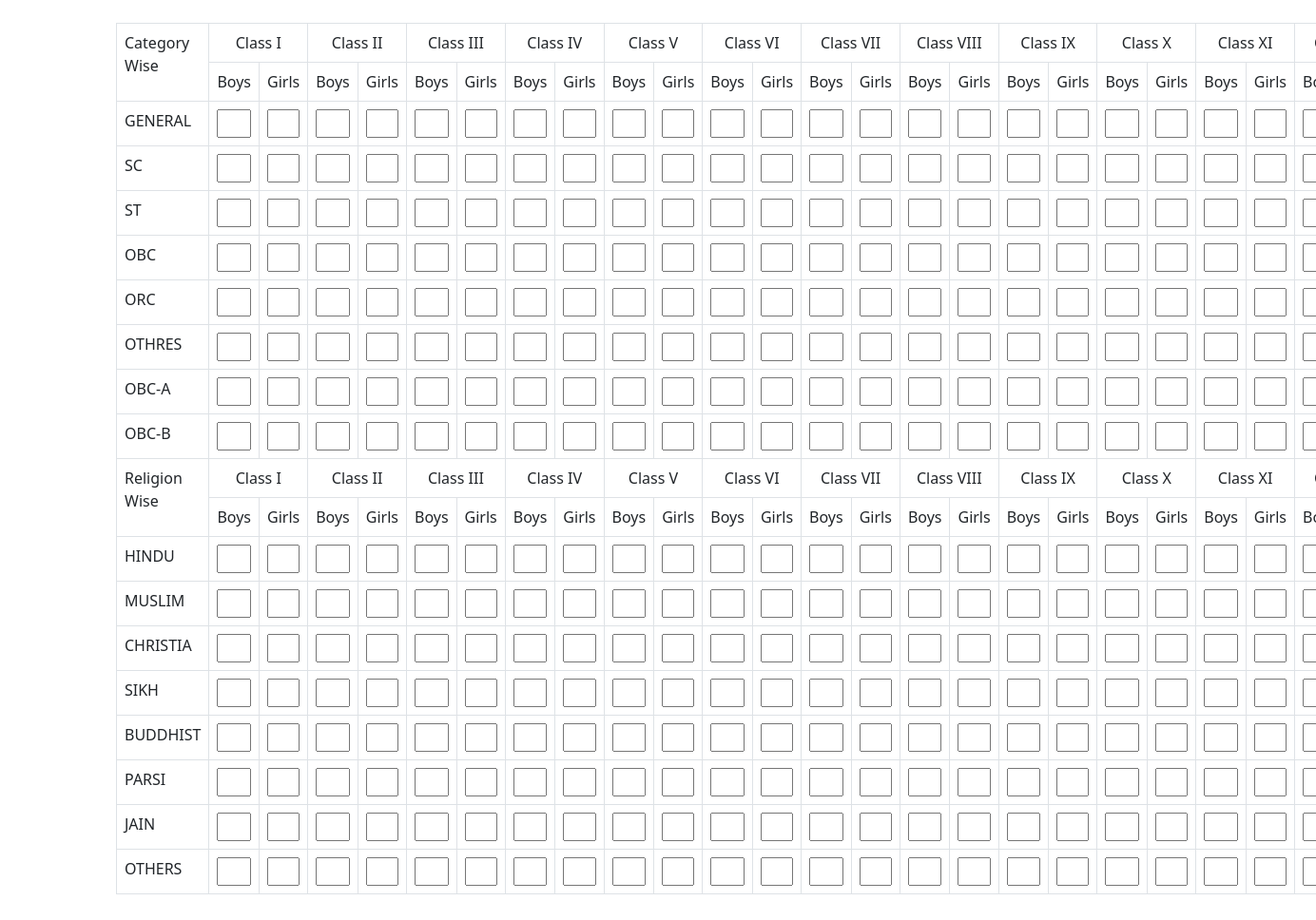
/entryfrom.php, run on the app's committed database.
### tables this page shows
CREATE TABLE `mst_category` (
  `category_code` int(11) NOT NULL,
  `description` varchar(255) NOT NULL
);

CREATE TABLE `mst_religion` (
  `religion_code` int(11) NOT NULL,
  `description` varchar(255) NOT NULL
);

### entryfrom.php (the view, shortened to what this page needs)
<?php
		$connection = mysqli_connect("localhost","root","");
	?>
<!DOCTYPE html>
<html lang="en">
<head>
    <link href="https://cdn.jsdelivr.net/npm/bootstrap@5.0.2/dist/css/bootstrap.min.css" rel="stylesheet">
</head>
<body>
<?php
 $schl_code=strval($_SESSION['sch_code']);
 $query = "select * from `student-info` where sch_code = '$schl_code'";
 $query_runnn = mysqli_query($connection,$query);
 $school_num=mysqli_num_rows($query_runnn);
?>
<div class="container">
    <form action="/School_Management_System/formAddData.php" method="POST" id="entryForm">
    <div class="row my-4">
        <table class="table table-bordered">
            <tr>
                <td rowspan="2">Category Wise</td>
                <td colspan="2" class="text-center"> Class I</td>
                <td colspan="2" class="text-center">Class II</td>
                <td colspan="2" class="text-center">Class III</td>
                <td colspan="2" class="text-center">Class IV</td>
                <td colspan="2" class="text-center">Class V</td>
                <td colspan="2" class="text-center">Class VI</td>
                <td colspan="2" class="text-center">Class VII</td>
                <td colspan="2" class="text-center">Class VIII</td>
                <td colspan="2" class="text-center">Class IX</td>
                <td colspan="2" class="text-center">Class X</td>
                <td colspan="2" class="text-center">Class XI</td>
                <td colspan="2" class="text-center">Class XII</td>
            </tr>
            <tr>
                <td>Boys</td>
                <td>Girls</td>
                <td>Boys</td>
                <td>Girls</td>
                <td>Boys</td>
                <td>Girls</td>
                <td>Boys</td>
                <td>Girls</td>
                <td>Boys</td>
                <td>Girls</td>
                <td>Boys</td>
                <td>Girls</td>
                <td>Boys</td>
                <td>Girls</td>
                <td>Boys</td>
                <td>Girls</td>
                <td>Boys</td>
                <td>Girls</td>
                <td>Boys</td>
                <td>Girls</td>
                <td>Boys</td>
                <td>Girls</td>
                <td>Boys</td>
            </tr>
            <?php
            if($school_num<=0){
            ?>
            <?php
				$query = "select * from mst_category";
				$query_run = mysqli_query($connection,$query);
                $x=0;
				while ($row = mysqli_fetch_assoc($query_run))
                {
                    $x++;
			?>
            <tr>
                <td><?php echo $row['description']?></td>
                <td> <input type="text" class="col-12" name=<?php echo "cls1b_".strval($x)?> > </td>
                <td> <input type="text" class="col-12" name=<?php echo "cls1g_".strval($x)?> > </td>
                <td> <input type="text" class="col-12" name=<?php echo "cls2b_".strval($x)?> > </td>
                <td> <input type="text" class="col-12" name=<?php echo "cls2g_".strval($x)?> > </td>
                <td> <input type="text" class="col-12" name=<?php echo "cls3b_".strval($x)?> > </td>
                <td> <input type="text" class="col-12" name=<?php echo "cls3g_".strval($x)?> > </td>
                <td> <input type="text" class="col-12" name=<?php echo "cls4b_".strval($x)?> > </td>
                <td> <input type="text" class="col-12" name=<?php echo "cls4g_".strval($x)?> > </td>
                <td> <input type="text" class="col-12" name=<?php echo "cls5b_".strval($x)?> > </td>
                <td> <input type="text" class="col-12" name=<?php echo "cls5g_".strval($x)?> > </td>
                <td> <input type="text" class="col-12" name=<?php echo "cls6b_".strval($x)?> > </td>
                <td> <input type="text" class="col-12" name=<?php echo "cls6g_".strval($x)?> > </td>
                <td> <input type="text" class="col-12" name=<?php echo "cls7b_".strval($x)?> > </td>
                <td> <input type="text" class="col-12" name=<?php echo "cls7g_".strval($x)?> > </td>
                <td> <input type="text" class="col-12" name=<?php echo "cls8b_".strval($x)?> > </td>
                <td> <input type="text" class="col-12" name=<?php echo "cls8g_".strval($x)?> > </td>
                <td> <input type="text" class="col-12" name=<?php echo "cls9b_".strval($x)?> > </td>
                <td> <input type="text" class="col-12" name=<?php echo "cls9g_".strval($x)?> > </td>
                <td> <input type="text" class="col-12" name=<?php echo "cls10b_".strval($x)?> > </td>
                <td> <input type="text" class="col-12" name=<?php echo "cls10g_".strval($x)?> > </td>
                <td> <input type="text" class="col-12" name=<?php echo "cls11b_".strval($x)?> > </td>
                <td> <input type="text" class="col-12" name=<?php echo "cls11g_".strval($x)?> > </td>
                <td> <input type="text" class="col-12" name=<?php echo "cls12b_".strval($x)?> > </td>
            </tr>
            <?php
                }
            }
                ?>
             <tr>
                <td rowspan="2">Religion Wise</td>
                <td colspan="2" class="text-center"> Class I</td>
                <td colspan="2" class="text-center">Class II</td>
                <td colspan="2" class="text-center">Class III</td>
                <td colspan="2" class="text-center">Class IV</td>
                <td colspan="2" class="text-center">Class V</td>
                <td colspan="2" class="text-center">Class VI</td>
                <td colspan="2" class="text-center">Class VII</td>
                <td colspan="2" class="text-center">Class VIII</td>
                <td colspan="2" class="text-center">Class IX</td>
                <td colspan="2" class="text-center">Class X</td>
                <td colspan="2" class="text-center">Class XI</td>
                <td colspan="2" class="text-center">Class XII</td>
            </tr>
            <tr>
                <td>Boys</td>
                <td>Girls</td>
                <td>Boys</td>
                <td>Girls</td>
                <td>Boys</td>
                <td>Girls</td>
                <td>Boys</td>
                <td>Girls</td>
                <td>Boys</td>
                <td>Girls</td>
                <td>Boys</td>
                <td>Girls</td>
                <td>Boys</td>
                <td>Girls</td>
                <td>Boys</td>
                <td>Girls</td>
                <td>Boys</td>
                <td>Girls</td>
                <td>Boys</td>
                <td>Girls</td>
                <td>Boys</td>
                <td>Girls</td>
                <td>Boys</td>
            </tr>
            <?php
            $query = "select * from `student_relig_info` where sch_code = '$schl_code'";
            $query_runnn = mysqli_query($connection,$query);
            $school_num=mysqli_num_rows($query_runnn);
            if($school_num<=0){
            ?>
             <?php
				$query = "select * from mst_religion";
				$query_run = mysqli_query($connection,$query);
                $z=0;
				while ($row = mysqli_fetch_assoc($query_run))
               {$z++;
			?>
            <tr>
                 <td><?php echo $row['description']?></td>
                <td><input class="col-12" name=<?php echo "clss1b_".strval($z)?> > </td>
                <td><input class="col-12" name=<?php echo "clss1g_".strval($z)?> ></td>
                <td><input class="col-12" name=<?php echo "clss2b_".strval($z)?> > </td>
                <td><input class="col-12" name=<?php echo "clss2g_".strval($z)?> ></td>
                <td><input class="col-12" name=<?php echo "clss3b_".strval($z)?> > </td>
                <td><input class="col-12" name=<?php echo "clss3g_".strval($z)?> ></td>
                <td><input class="col-12" name=<?php echo "clss4b_".strval($z)?> > </td>
                <td><input class="col-12" name=<?php echo "clss4g_".strval($z)?> ></td>
                <td><input class="col-12" name=<?php echo "clss5b_".strval($z)?> > </td>
                <td><input class="col-12" name=<?php echo "clss5g_".strval($z)?> ></td>
                <td><input class="col-12" name=<?php echo "clss6b_".strval($z)?> > </td>
                <td><input class="col-12" name=<?php echo "clss6g_".strval($z)?> ></td>
                <td><input class="col-12" name=<?php echo "clss7b_".strval($z)?> > </td>
                <td><input class="col-12" name=<?php echo "clss7g_".strval($z)?> ></td>
                <td><input class="col-12" name=<?php echo "clss8b_".strval($z)?> > </td>
                <td><input class="col-12" name=<?php echo "clss8g_".strval($z)?> ></td>
                <td><input class="col-12" name=<?php echo "clss9b_".strval($z)?> > </td>
                <td><input class="col-12" name=<?php echo "clss9g_".strval($z)?> ></td>
                <td><input class="col-12" name=<?php echo "clss10b_".strval($z)?> > </td>
                <td><input class="col-12" name=<?php echo "clss10g_".strval($z)?> ></td>
                <td><input class="col-12" name=<?php echo "clss11b_".strval($z)?> > </td>
                <td><input class="col-12" name=<?php echo "clss11g_".strval($z)?> ></td>
                <td><input class="col-12" name=<?php echo "clss12b_".strval($z)?> > </td>
            </tr>
            <?php
                }
            }
                ?>
        </table>
    </div>
    </form>
</div>
</body>
</html>

### data on the page
mst_category: description "GENERAL"
mst_category: description "SC"
mst_category: description "ST"
mst_category: description "OBC"
mst_category: description "ORC"
mst_category: description "OTHRES"
mst_category: description "OBC-A"
mst_category: description "OBC-B"
mst_religion: description "HINDU"
mst_religion: description "MUSLIM"
mst_religion: description "CHRISTIA"
mst_religion: description "SIKH"
mst_religion: description "BUDDHIST"
mst_religion: description "PARSI"
mst_religion: description "JAIN"
mst_religion: description "OTHERS"
